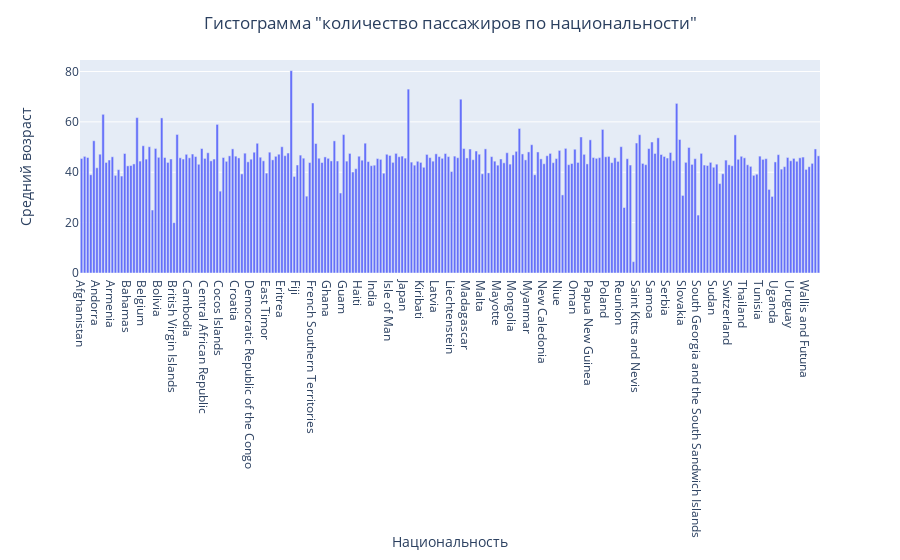

The cell this chart's notebook holds for it:
### Code cell
#PLOTLY
# Группируем данные по национальности и вычисляем средний возраст для каждой национальности
average_age_by_nationality = df.groupby('Nationality')['Age'].mean().reset_index()
fig = px.bar(average_age_by_nationality, x='Nationality', y='Age')
fig.update_layout(
    title_text='Гистограмма "количество пассажиров по национальности"',
    title_x=0.5,  # Смещение
    title_y=0.97
)

fig.update_xaxes(title_text='Национальность')
fig.update_layout(
    yaxis_title='Средний возраст',
    yaxis=dict(
        title_standoff=30,  # Устанавливаем смещение по вертикали
    ),
    xaxis=dict(
        title_standoff=0 
    )
)

fig.show()

### Figure 1 — Plotly figure (JSON) as saved in the notebook; plotly's stock layout.template omitted (floating-point values rounded to 4 significant figures; data arrays with more than 128 entries replaced by an {"elided": "..."} marker saying what was removed)
{"data": [{"alignmentgroup": "True", "hovertemplate": "Nationality=%{x}<br>Age=%{y}<extra></extra>", "legendgroup": "", "marker": {"color": "#636efa", "pattern": {"shape": ""}}, "name": "", "offsetgroup": "", "orientation": "v", "showlegend": false, "textposition": "auto", "type": "bar", "x": {"elided": "240 str values"}, "xaxis": "x", "y": {"elided": "240 float values"}, "yaxis": "y"}], "layout": {"barmode": "relative", "legend": {"tracegroupgap": 0}, "margin": {"t": 60}, "title": {"text": "Гистограмма \"количество пассажиров по национальности\"", "x": 0.5, "y": 0.97}, "xaxis": {"anchor": "y", "domain": [0, 1], "title": {"standoff": 0, "text": "Национальность"}}, "yaxis": {"anchor": "x", "domain": [0, 1], "title": {"standoff": 30, "text": "Средний возраст"}}}}
